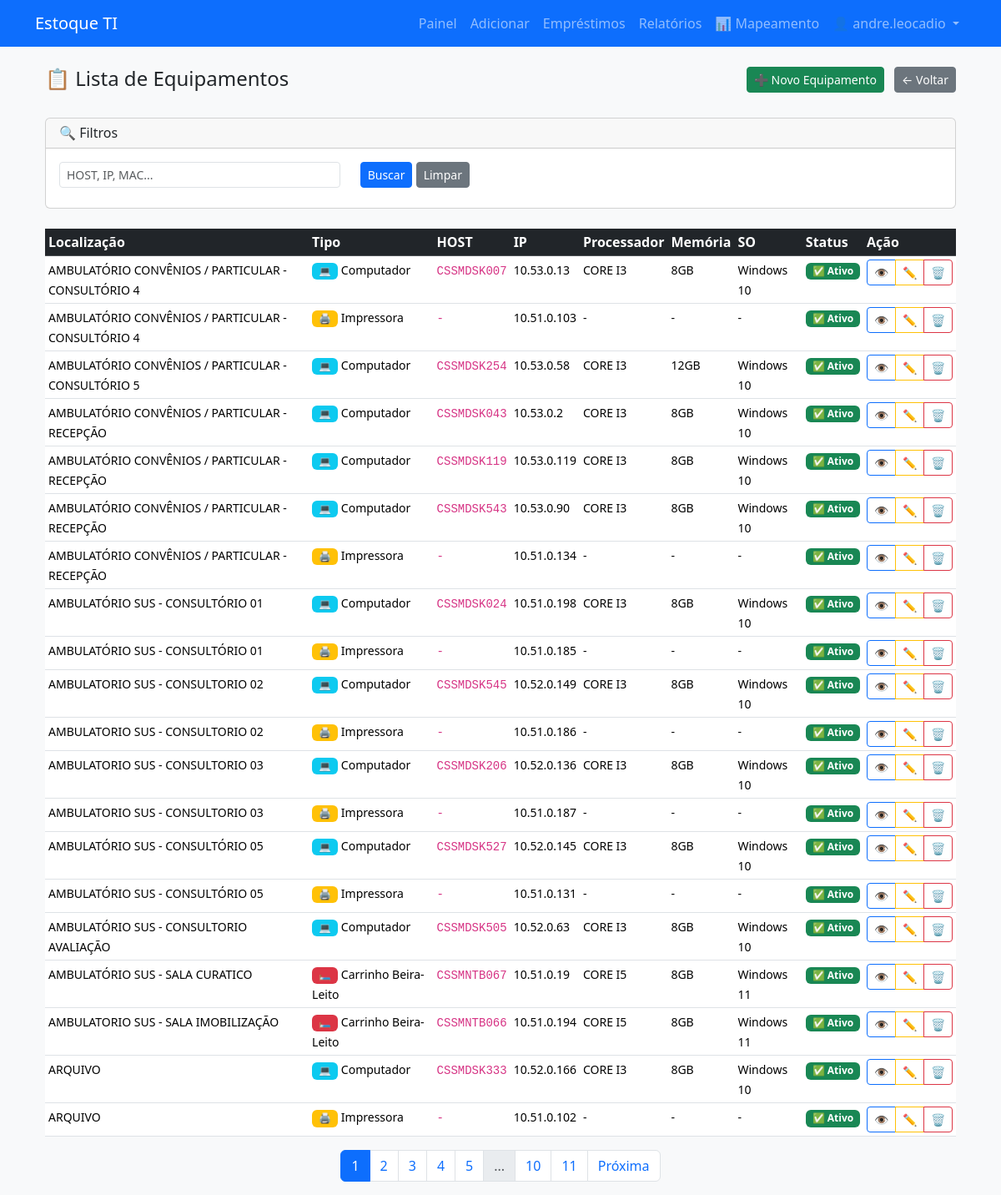
The page /mapeamento/equipamentos (signed in) on the database its author committed.
### app.py (models this page shows, shortened)
class User(db.Model, UserMixin):
    id = db.Column(db.Integer, primary_key=True)
    username = db.Column(db.String(80), unique=True, nullable=False)
    password_hash = db.Column(db.String(200), nullable=False)
    is_admin = db.Column(db.Boolean, default=False)
    is_superadmin = db.Column(db.Boolean, default=False)

class Equipment(db.Model):
    __tablename__ = 'equipment'
    id = db.Column(db.Integer, primary_key=True)
    localization = db.Column(db.String(255), nullable=False, index=True)  # LOCALIZAÇÃO/SETOR
    equipment_type = db.Column(db.String(100), nullable=False, index=True)  # TIPO
    host = db.Column(db.String(100), unique=True, nullable=True)  # HOST
    ip_address = db.Column(db.String(15), unique=True, nullable=True)  # IP
    processor = db.Column(db.String(100))  # PROCESSADOR
    memory_ram = db.Column(db.String(50))  # MEMÓRIA RAM
    storage = db.Column(db.String(100))  # ARMAZENAMENTO
    mac_address = db.Column(db.String(17), unique=True, nullable=True)  # MAC
    patrimony_code = db.Column(db.String(50), unique=True, nullable=True)  # PATRIMÔNIO
    operating_system = db.Column(db.String(50))  # SISTEMA OPERACIONAL
    monitor_code = db.Column(db.String(100))  # COD.MONITOR SIMPRESS
    status = db.Column(db.String(50), default='Ativo')  # Ativo, Inativo, Manutenção
    last_updated = db.Column(db.DateTime, default=datetime.utcnow)
    notes = db.Column(db.Text)

### app.py (the view)
@app.route('/mapeamento/equipamentos', methods=['GET', 'POST'])
@login_required
def list_equipment():
    page = request.args.get('page', 1, type=int)
    per_page = 20
    query = Equipment.query
    localization = request.args.get('localization')
    equipment_type = request.args.get('type')
    status_filter = request.args.get('status')
    search = request.args.get('search')
    if localization:
        query = query.filter_by(localization=localization)
    if equipment_type:
        query = query.filter_by(equipment_type=equipment_type)
    if status_filter:
        query = query.filter_by(status=status_filter)
    if search:
        query = Equipment.query.filter(
            (Equipment.host.ilike(f'%{search}%')) |
            (Equipment.ip_address.ilike(f'%{search}%')) |
            (Equipment.mac_address.ilike(f'%{search}%'))
        )
    paginated = query.paginate(page=page, per_page=per_page)
    return render_template('equipment_list.html',
                         equipments=paginated.items,
                         pagination=paginated,
                         current_page=page)

### app.py (called while the page is built)
@login_manager.user_loader
def load_user(user_id):
    return User.query.get(int(user_id))

### templates/equipment_list.html (shortened to what this page needs)
{% extends 'layout.html' %}
{% block content %}
<div class="container-fluid">
  <div class="row mb-4">
    <div class="col-md-8">
      <h2 class="h4">📋 Lista de Equipamentos</h2>
    </div>
    <div class="col-md-4 text-end">
      {% if current_user.is_admin or current_user.is_superadmin %}
        <a href="{{ url_for('create_new_equipment') }}" class="btn btn-success btn-sm me-2">
          ➕ Novo Equipamento
        </a>
      {% endif %}
      <a href="{{ url_for('equipment_mapping') }}" class="btn btn-secondary btn-sm">← Voltar</a>
    </div>
  </div>
  <div class="card mb-4">
    <div class="card-header">
      <h6 class="mb-0">🔍 Filtros</h6>
    </div>
    <div class="card-body">
      <form method="GET" class="row">
        <div class="col-md-4 mb-2">
          <input type="text" name="search" class="form-control form-control-sm"
                 placeholder="HOST, IP, MAC..." value="{{ request.args.get('search', '') }}">
        </div>
        <div class="col-md-2 mb-2">
          <button type="submit" class="btn btn-primary btn-sm">Buscar</button>
          <a href="{{ url_for('list_equipment') }}" class="btn btn-secondary btn-sm">Limpar</a>
        </div>
      </form>
    </div>
  </div>
  <div class="table-responsive">
    <table class="table table-hover table-sm">
      <thead class="table-dark">
        <tr>
          <th>Localização</th>
          <th>Tipo</th>
          <th>HOST</th>
          <th>IP</th>
          <th>Processador</th>
          <th>Memória</th>
          <th>SO</th>
          <th>Status</th>
          <th>Ação</th>
        </tr>
      </thead>
      <tbody>
        {% for equipment in equipments %}
          <tr>
            <td><small>{{ equipment.localization }}</small></td>
            <td>
              {% if equipment.equipment_type == 'Computador' %}
                <span class="badge bg-info">💻</span>
              {% elif equipment.equipment_type == 'Notebook' %}
                <span class="badge bg-primary">💼</span>
              {% elif equipment.equipment_type == 'Impressora' %}
                <span class="badge bg-warning">🖨️</span>
              {% elif equipment.equipment_type == 'Carrinho Beira-Leito' %}
                <span class="badge bg-danger">🛏️</span>
              {% endif %}
              <small>{{ equipment.equipment_type }}</small>
            </td>
            <td><code>{{ equipment.host or '-' }}</code></td>
            <td><small>{{ equipment.ip_address or '-' }}</small></td>
            <td><small>{{ equipment.processor or '-' }}</small></td>
            <td><small>{{ equipment.memory_ram or '-' }}</small></td>
            <td><small>{{ equipment.operating_system or '-' }}</small></td>
            <td>
              {% if equipment.status == 'Ativo' %}
                <span class="badge bg-success">✅ Ativo</span>
              {% elif equipment.status == 'Manutenção' %}
                <span class="badge bg-warning">🔧 Manutenção</span>
              {% else %}
                <span class="badge bg-danger">❌ Inativo</span>
              {% endif %}
            </td>
            <td>
              <div class="btn-group btn-group-sm" role="group">
                <a href="{{ url_for('view_equipment', equipment_id=equipment.id) }}"
                   class="btn btn-outline-primary" title="Ver detalhes">👁️</a>
                {% if current_user.is_admin or current_user.is_superadmin %}
                  <a href="{{ url_for('edit_equipment', equipment_id=equipment.id) }}"
                     class="btn btn-outline-warning" title="Editar">✏️</a>
                  <button class="btn btn-outline-danger" title="Deletar"
                          onclick="deleteEquipment({{ equipment.id }}, '{{ equipment.host }}')">🗑️</button>
                {% endif %}
              </div>
            </td>
          </tr>
        {% else %}
          <tr>
            <td colspan="9" class="text-center text-muted py-4">
              Nenhum equipamento encontrado
            </td>
          </tr>
        {% endfor %}
      </tbody>
    </table>
  </div>
  {% if pagination.pages > 1 %}
    <nav aria-label="Page navigation">
      <ul class="pagination justify-content-center">
        {% for page_num in pagination.iter_pages() %}
          {% if page_num %}
            {% if page_num == current_page %}
              <li class="page-item active">
                <span class="page-link">{{ page_num }}</span>
              </li>
            {% else %}
              <li class="page-item">
                <a class="page-link" href="{{ url_for('list_equipment', page=page_num) }}">{{ page_num }}</a>
              </li>
            {% endif %}
          {% else %}
            <li class="page-item disabled">
              <span class="page-link">...</span>
            </li>
          {% endif %}
        {% endfor %}
        {% if pagination.has_next %}
          <li class="page-item">
            <a class="page-link" href="{{ url_for('list_equipment', page=pagination.next_num) }}">Próxima</a>
          </li>
        {% endif %}
      </ul>
    </nav>
  {% endif %}
</div>
{% endblock %}

### templates/layout.html (shortened to what this page needs)
<!doctype html>
<html lang="pt-br">
  <head>
    <link href="https://cdn.jsdelivr.net/npm/bootstrap@5.3.2/dist/css/bootstrap.min.css" rel="stylesheet">
  </head>
  <body class="bg-light">
    <nav class="navbar navbar-expand-lg navbar-dark bg-primary mb-4">
      <div class="container">
        <a class="navbar-brand" href="{{ url_for('index') }}">Estoque TI</a>
        <div class="collapse navbar-collapse" id="navmenu">
          <ul class="navbar-nav ms-auto">
            {% if current_user.is_authenticated %}
              <li class="nav-item"><a class="nav-link" href="{{ url_for('dashboard') }}">Painel</a></li>
              <li class="nav-item"><a class="nav-link" href="{{ url_for('add_item') }}">Adicionar</a></li>
              <li class="nav-item"><a class="nav-link" href="{{ url_for('list_loans') }}">Empréstimos</a></li>
              <li class="nav-item"><a class="nav-link" href="{{ url_for('reports') }}">Relatórios</a></li>
              <li class="nav-item"><a class="nav-link" href="{{ url_for('equipment_mapping') }}" title="Mapeamento de equipamentos">📊 Mapeamento</a></li>
              <li class="nav-item dropdown">
                <a class="nav-link dropdown-toggle" href="#" id="userDropdown" role="button" data-bs-toggle="dropdown">
                  👤 {{ current_user.username }}
                </a>
              </li>
            {% else %}
              <li class="nav-item"><a class="nav-link" href="{{ url_for('login') }}">Entrar</a></li>
            {% endif %}
          </ul>
        </div>
      </div>
    </nav>
    <main class="container">
      {% block content %}{% endblock %}
    </main>
  </body>
</html>

### rows shown on the page
User: username "andre.leocadio"
Equipment: localization "AMBULATÓRIO CONVÊNIOS / PARTICULAR - CONSULTÓRIO 4", equipment_type "Computador", host "CSSMDSK007", ip_address "10.53.0.13", processor "CORE I3", memory_ram "8GB", operating_system "Windows 10", status "✅ Ativo"
Equipment: localization "AMBULATÓRIO CONVÊNIOS / PARTICULAR - CONSULTÓRIO 4", equipment_type "Impressora", host "-", ip_address "10.51.0.103", processor "-", memory_ram "-", operating_system "-", status "✅ Ativo"
Equipment: localization "AMBULATÓRIO CONVÊNIOS / PARTICULAR - CONSULTÓRIO 5", equipment_type "Computador", host "CSSMDSK254", ip_address "10.53.0.58", processor "CORE I3", memory_ram "12GB", operating_system "Windows 10", status "✅ Ativo"
Equipment: localization "AMBULATÓRIO CONVÊNIOS / PARTICULAR - RECEPÇÃO", equipment_type "Computador", host "CSSMDSK043", ip_address "10.53.0.2", processor "CORE I3", memory_ram "8GB", operating_system "Windows 10", status "✅ Ativo"
Equipment: localization "AMBULATÓRIO CONVÊNIOS / PARTICULAR - RECEPÇÃO", equipment_type "Computador", host "CSSMDSK119", ip_address "10.53.0.119", processor "CORE I3", memory_ram "8GB", operating_system "Windows 10", status "✅ Ativo"
Equipment: localization "AMBULATÓRIO CONVÊNIOS / PARTICULAR - RECEPÇÃO", equipment_type "Computador", host "CSSMDSK543", ip_address "10.53.0.90", processor "CORE I3", memory_ram "8GB", operating_system "Windows 10", status "✅ Ativo"
Equipment: localization "AMBULATÓRIO CONVÊNIOS / PARTICULAR - RECEPÇÃO", equipment_type "Impressora", host "-", ip_address "10.51.0.134", processor "-", memory_ram "-", operating_system "-", status "✅ Ativo"
Equipment: localization "AMBULATÓRIO SUS - CONSULTÓRIO 01", equipment_type "Computador", host "CSSMDSK024", ip_address "10.51.0.198", processor "CORE I3", memory_ram "8GB", operating_system "Windows 10", status "✅ Ativo"
Equipment: localization "AMBULATÓRIO SUS - CONSULTÓRIO 01", equipment_type "Impressora", host "-", ip_address "10.51.0.185", processor "-", memory_ram "-", operating_system "-", status "✅ Ativo"
Equipment: localization "AMBULATORIO SUS - CONSULTORIO 02", equipment_type "Computador", host "CSSMDSK545", ip_address "10.52.0.149", processor "CORE I3", memory_ram "8GB", operating_system "Windows 10", status "✅ Ativo"
Equipment: localization "AMBULATORIO SUS - CONSULTORIO 02", equipment_type "Impressora", host "-", ip_address "10.51.0.186", processor "-", memory_ram "-", operating_system "-", status "✅ Ativo"
Equipment: localization "AMBULATORIO SUS - CONSULTORIO 03", equipment_type "Computador", host "CSSMDSK206", ip_address "10.52.0.136", processor "CORE I3", memory_ram "8GB", operating_system "Windows 10", status "✅ Ativo"
Equipment: localization "AMBULATORIO SUS - CONSULTORIO 03", equipment_type "Impressora", host "-", ip_address "10.51.0.187", processor "-", memory_ram "-", operating_system "-", status "✅ Ativo"
Equipment: localization "AMBULATÓRIO SUS - CONSULTÓRIO 05", equipment_type "Computador", host "CSSMDSK527", ip_address "10.52.0.145", processor "CORE I3", memory_ram "8GB", operating_system "Windows 10", status "✅ Ativo"
Equipment: localization "AMBULATÓRIO SUS - CONSULTÓRIO 05", equipment_type "Impressora", host "-", ip_address "10.51.0.131", processor "-", memory_ram "-", operating_system "-", status "✅ Ativo"
Equipment: localization "AMBULATÓRIO SUS - CONSULTORIO AVALIAÇÃO", equipment_type "Computador", host "CSSMDSK505", ip_address "10.52.0.63", processor "CORE I3", memory_ram "8GB", operating_system "Windows 10", status "✅ Ativo"
Equipment: localization "AMBULATÓRIO SUS - SALA CURATICO", equipment_type "Carrinho Beira-Leito", host "CSSMNTB067", ip_address "10.51.0.19", processor "CORE I5", memory_ram "8GB", operating_system "Windows 11", status "✅ Ativo"
Equipment: localization "AMBULATORIO SUS - SALA IMOBILIZAÇÃO", equipment_type "Carrinho Beira-Leito", host "CSSMNTB066", ip_address "10.51.0.194", processor "CORE I5", memory_ram "8GB", operating_system "Windows 11", status "✅ Ativo"
Equipment: localization "ARQUIVO", equipment_type "Computador", host "CSSMDSK333", ip_address "10.52.0.166", processor "CORE I3", memory_ram "8GB", operating_system "Windows 10", status "✅ Ativo"
Equipment: localization "ARQUIVO", equipment_type "Impressora", host "-", ip_address "10.51.0.102", processor "-", memory_ram "-", operating_system "-", status "✅ Ativo"

### other values the page prints
{{ page_num }} "1"
{{ page_num }} "2" "3" "4" "5" "10" "11"
